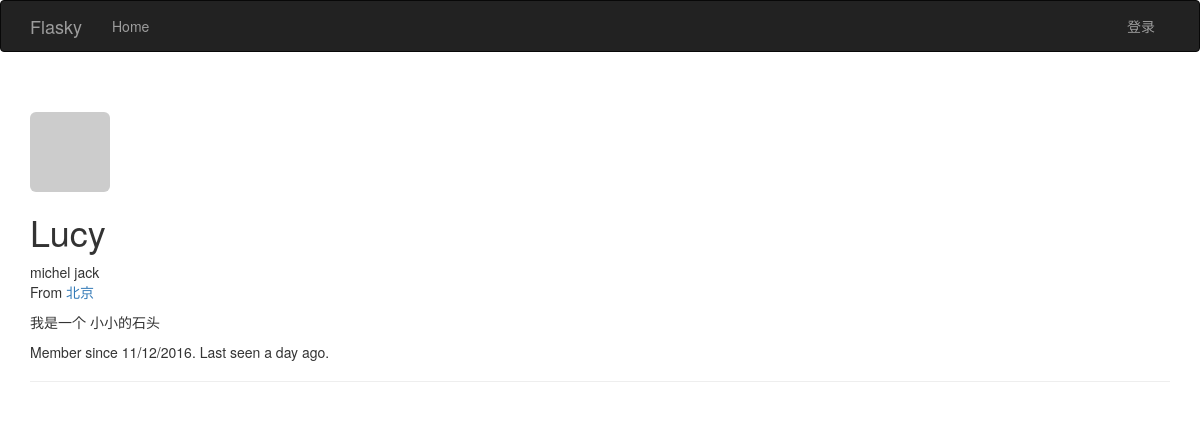
/user/Lucy, run on an earlier commit of the app's database.
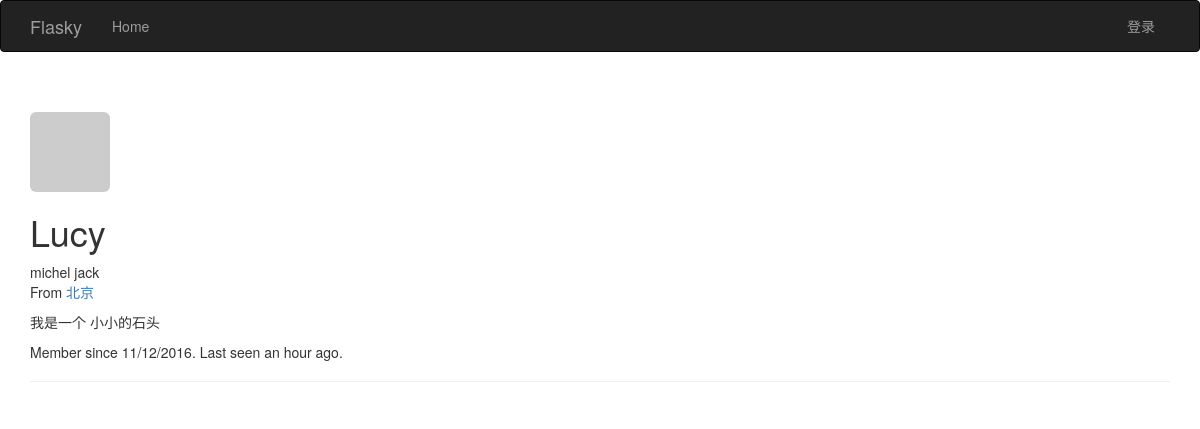
And on a later commit of the database.
### app/models.py (models this page shows, shortened)
class User(UserMixin, db.Model):
    __tablename__ = 'users'
    id = db.Column(db.Integer, primary_key=True)
    username = db.Column(db.String(64), unique=True, index=True)
    role_id = db.Column(db.Integer, db.ForeignKey('roles.id'))
    password_hash = db.Column(db.String(128))
    email = db.Column(db.String(64), unique=True, index=True)
    name = db.Column(db.String(64))
    location = db.Column(db.String(64))
    about_me = db.Column(db.Text())
    member_since=db.Column(db.DateTime(), default=datetime.utcnow)
    last_seen = db.Column(db.DateTime(), default=datetime.utcnow)
    confirmed = db.Column(db.Boolean, default=True)
    avatar_hash = db.Column(db.String(32))
    posts = db.relationship('Post', backref='author', lazy='dynamic')
    def gravatar(self, size=100, default='identicon', rating='g'):
        if request.is_secure:
            url = 'https://secure.gravatar.com/avatar'
        else:
            url = 'http://www.gravatar.com/avatar'
        hash = hashlib.md5(self.email.encode('utf-8')).hexdigest()
        return '{url}/{hash}?s={size}&d={default}&r={rating}'.format(url=url, hash=hash, size=size, default=default, rating=rating)
    @property
    def password(self):
        raise AttributeError('password is not a reaable attribute')

### app/main/views.py (the view)
@main.route('/user/<username>')
def user(username):
    user = User.query.filter_by(username=username).first()
    if user is None:
        abort(404)
    return render_template('user.html', user=user)

### app/auth/views.py (called while the page is built)
@auth.before_app_request
def before_request():
    if current_user.is_authenticated:
        current_user.ping()
        if not current_user.confirmed and request.endpoint[:5]!='auth.':
            return redirect(url_for('auth.unconfirmed'))

### app/main/__init__.py (called while the page is built)
@main.app_context_processor
def inject_permissions():
    return dict(Permission=Permission)

### app/models.py (called while the page is built)
    def is_administrator(self):
        return False

### app/templates/user.html (shortened to what this page needs)
{% extends "base.html" %}
{% block page_content %}
<div class="page-header">
    <img class="img-rounded profile-thumbnail" src="{{ user.gravatar(size=256) }}">
    <div class="profile-header">
        <h1>{{ user.username }}</h1>
        {% if user.name or user.location %}
        <p>
            {% if user.name %}{{ user.name }}<br>{% endif %}
            {% if user.location %}
                From <a href="http://maps.google.com/?q={{ user.location }}">{{ user.location }}</a><br>
            {% endif %}
        </p>
        {% endif %}
        {% if user.about_me %}<p>{{ user.about_me }}</p>{% endif %}
        <p>Member since {{ moment(user.member_since).format('L') }}. Last seen {{ moment(user.last_seen).fromNow() }}.</p>
    </div>
</div>
{% endblock %}

What changed in the data, as far as the page shows it:
changed User "Lucy": last_seen "a day ago" → "an hour ago"
